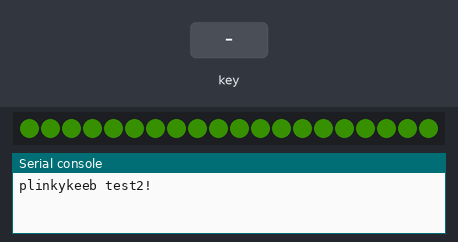
This program was run on a simulated CircuitPython board. Shown: 20 RGB LEDs in strip order, left to right, the last lines printed to the serial console. Inputs (shaded band) come from the test bench. Dim RGB values are drawn brighter than linear.

Above: at 1.05 s.
2.3 s: key number 0 pressed for 0.2 s
At 2.35 s:
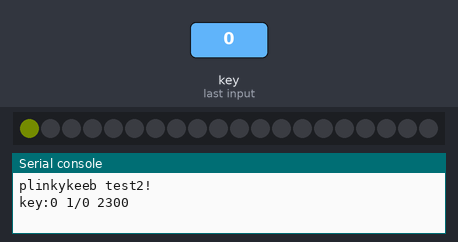
3.9 s: key number 1 pressed for 0.2 s
At 3.99 s:
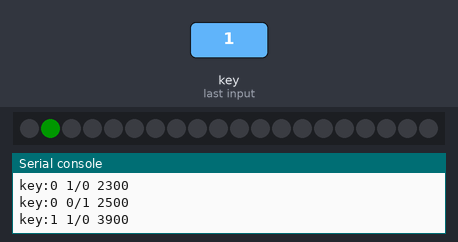
Timing chart, 0 to 6.9 s (numbered marks = the images above; inputs shaded):
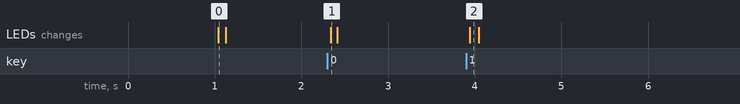

Measured:
- after the input at 2.3 s, the LEDs: change at once (image 1)
- after the input at 3.9 s, the LEDs: change at once (image 2)

The program:

code_plinkykeeb_test2.py
```python
# code_plinkykeeb_test2.py -- test keys + neopixels
# 5 Feb 2022 - @todbot / Tod Kurt
#

import time
import board
import keypad
import neopixel
import rainbowio

print("plinkykeeb test2!")

leds = neopixel.NeoPixel(board.MISO, 20, brightness=0.2, auto_write=False)

row_pins = (board.D7, board.D8, board.D9, board.D10)
col_pins = (board.D2, board.D3, board.D4, board.D5, board.D6)

km = keypad.KeyMatrix( row_pins=row_pins, column_pins=col_pins )

# scale a value by amount/256, expects an int, returns an int
def scale8(val,amount):
    return (val*amount)//256
# dim all leds by an (amount/256)
def dim_leds_by(leds, amount):
    leds[0:] = [[max(scale8(i,amount),0) for i in l] for l in leds]

leds.fill( rainbowio.colorwheel(60) )
leds.show()
time.sleep(1)

spin_hue = False

while True:
    dim_leds_by(leds, 250)
    leds.show()

    if spin_hue:
        hue = (time.monotonic() * 100 ) % 256
        print(hue)
        leds.fill( rainbowio.colorwheel( hue ) )
        leds.show()

    event = km.events.get()

    if event:
        print("key:%d %d/%d %d" % (event.key_number, event.pressed, event.released, event.timestamp) )
        leds[ event.key_number ] = rainbowio.colorwheel( time.monotonic() * 20 )

        if event.key_number == 19:
            spin_hue = event.pressed
```
